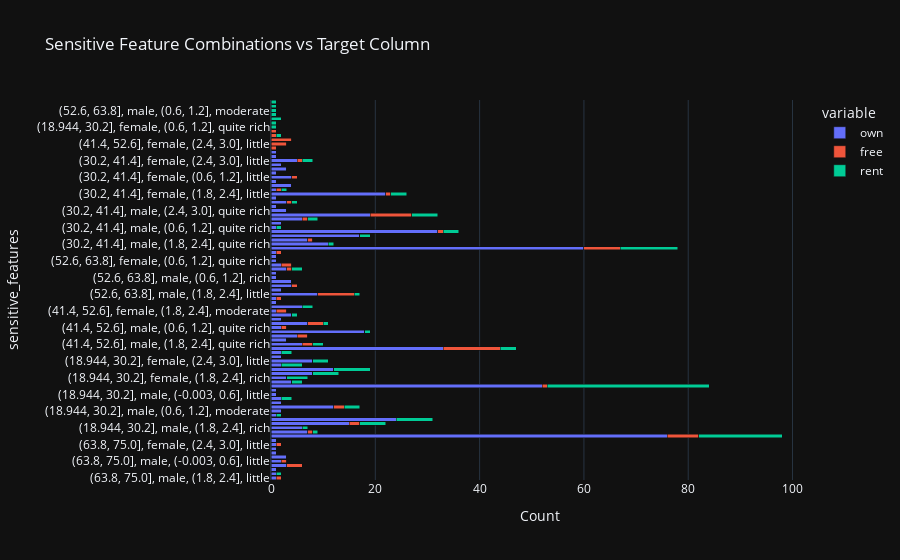

Notebook code for this chart:
### Code cell
data = pd.read_csv('datasets/german_credit_data.csv')
data.head()
sensitive_features = ['Age', 'Sex', 'Job', 'Saving accounts']
target_column = 'Housing'
counts_table = sensitive_feature_combinations(data, sensitive_features, target_column)
print(counts_table)
fig = plot_stacked_barchart(counts_table)
fig.show()

### Figure 1 — Plotly figure (JSON) as saved in the notebook; plotly's stock layout.template omitted (floating-point values rounded to 4 significant figures)
{"data": [{"alignmentgroup": "True", "hovertemplate": "variable=own<br>value=%{x}<br>sensitive_features=%{y}<extra></extra>", "legendgroup": "own", "marker": {"color": "#636efa", "pattern": {"shape": ""}}, "name": "own", "offsetgroup": "own", "orientation": "h", "showlegend": true, "textposition": "auto", "x": [1.0, 1.0, 1.0, 3.0, 2.0, 3.0, 1.0, 1.0, 1.0, 1.0, 76.0, 7.0, 6.0, 15.0, 24.0, 1.0, 2.0, 12.0, 2.0, 2.0, 1.0, 1.0, 52.0, 4.0, 3.0, 8.0, 12.0, 2.0, 8.0, 2.0, 2.0, 33.0, 6.0, 3.0, 5.0, 18.0, 2.0, 7.0, 2.0, 4.0, 1.0, 6.0, 1.0, 1.0, 9.0, 2.0, 4.0, 4.0, 1.0, 1.0, 3.0, 2.0, 1.0, 1.0, 1.0, 60.0, 11.0, 7.0, 17.0, 32.0, 1.0, 2.0, 6.0, 19.0, 3.0, 1.0, 3.0, 1.0, 22.0, 1.0, 4.0, 1.0, 4.0, 1.0, 3.0, 2.0, 5.0, 1.0, 1.0, 0.0, 0.0, 0.0, 0.0, 0.0, 0.0, 0.0, 0.0, 0.0, 0.0, 0.0, 0.0], "xaxis": "x", "y": ["(63.8, 75.0], male, (1.8, 2.4], little", "(63.8, 75.0], male, (0.6, 1.2], little", "(63.8, 75.0], male, (0.6, 1.2], quite rich", "(63.8, 75.0], male, (2.4, 3.0], little", "(63.8, 75.0], male, (-0.003, 0.6], little", "(63.8, 75.0], female, (1.8, 2.4], little", "(63.8, 75.0], female, (1.8, 2.4], moderate", "(63.8, 75.0], female, (0.6, 1.2], quite rich", "(63.8, 75.0], female, (2.4, 3.0], little", "(63.8, 75.0], female, (-0.003, 0.6], little", "(18.944, 30.2], male, (1.8, 2.4], little", "(18.944, 30.2], male, (1.8, 2.4], quite rich", "(18.944, 30.2], male, (1.8, 2.4], rich", "(18.944, 30.2], male, (1.8, 2.4], moderate", "(18.944, 30.2], male, (0.6, 1.2], little", "(18.944, 30.2], male, (0.6, 1.2], quite rich", "(18.944, 30.2], male, (0.6, 1.2], moderate", "(18.944, 30.2], male, (2.4, 3.0], little", "(18.944, 30.2], male, (2.4, 3.0], quite rich", "(18.944, 30.2], male, (2.4, 3.0], moderate", "(18.944, 30.2], male, (-0.003, 0.6], little", "(18.944, 30.2], male, (-0.003, 0.6], rich", "(18.944, 30.2], female, (1.8, 2.4], little", "(18.944, 30.2], female, (1.8, 2.4], quite rich", "(18.944, 30.2], female, (1.8, 2.4], rich", "(18.944, 30.2], female, (1.8, 2.4], moderate", "(18.944, 30.2], female, (0.6, 1.2], little", "(18.944, 30.2], female, (0.6, 1.2], moderate", "(18.944, 30.2], female, (2.4, 3.0], little", "(18.944, 30.2], female, (2.4, 3.0], moderate", "(18.944, 30.2], female, (-0.003, 0.6], little", "(41.4, 52.6], male, (1.8, 2.4], little", "(41.4, 52.6], male, (1.8, 2.4], quite rich", "(41.4, 52.6], male, (1.8, 2.4], rich", "(41.4, 52.6], male, (1.8, 2.4], moderate", "(41.4, 52.6], male, (0.6, 1.2], little", "(41.4, 52.6], male, (0.6, 1.2], quite rich", "(41.4, 52.6], male, (2.4, 3.0], little", "(41.4, 52.6], male, (2.4, 3.0], moderate", "(41.4, 52.6], female, (1.8, 2.4], little", "(41.4, 52.6], female, (1.8, 2.4], moderate", "(41.4, 52.6], female, (0.6, 1.2], little", "(41.4, 52.6], female, (0.6, 1.2], rich", "(41.4, 52.6], female, (0.6, 1.2], moderate", "(52.6, 63.8], male, (1.8, 2.4], little", "(52.6, 63.8], male, (1.8, 2.4], quite rich", "(52.6, 63.8], male, (1.8, 2.4], rich", "(52.6, 63.8], male, (0.6, 1.2], little", "(52.6, 63.8], male, (0.6, 1.2], rich", "(52.6, 63.8], male, (2.4, 3.0], rich", "(52.6, 63.8], female, (1.8, 2.4], little", "(52.6, 63.8], female, (0.6, 1.2], little", "(52.6, 63.8], female, (0.6, 1.2], quite rich", "(52.6, 63.8], female, (0.6, 1.2], moderate", "(52.6, 63.8], female, (-0.003, 0.6], little", "(30.2, 41.4], male, (1.8, 2.4], little", "(30.2, 41.4], male, (1.8, 2.4], quite rich", "(30.2, 41.4], male, (1.8, 2.4], rich", "(30.2, 41.4], male, (1.8, 2.4], moderate", "(30.2, 41.4], male, (0.6, 1.2], little", "(30.2, 41.4], male, (0.6, 1.2], quite rich", "(30.2, 41.4], male, (0.6, 1.2], rich", "(30.2, 41.4], male, (0.6, 1.2], moderate", "(30.2, 41.4], male, (2.4, 3.0], little", "(30.2, 41.4], male, (2.4, 3.0], quite rich", "(30.2, 41.4], male, (2.4, 3.0], rich", "(30.2, 41.4], male, (2.4, 3.0], moderate", "(30.2, 41.4], male, (-0.003, 0.6], little", "(30.2, 41.4], female, (1.8, 2.4], little", "(30.2, 41.4], female, (1.8, 2.4], quite rich", "(30.2, 41.4], female, (1.8, 2.4], rich", "(30.2, 41.4], female, (1.8, 2.4], moderate", "(30.2, 41.4], female, (0.6, 1.2], little", "(30.2, 41.4], female, (0.6, 1.2], quite rich", "(30.2, 41.4], female, (0.6, 1.2], rich", "(30.2, 41.4], female, (0.6, 1.2], moderate", "(30.2, 41.4], female, (2.4, 3.0], little", "(30.2, 41.4], female, (2.4, 3.0], quite rich", "(30.2, 41.4], female, (-0.003, 0.6], little", "(63.8, 75.0], male, (-0.003, 0.6], quite rich", "(41.4, 52.6], female, (2.4, 3.0], little", "(52.6, 63.8], male, (2.4, 3.0], little", "(52.6, 63.8], female, (2.4, 3.0], little", "(52.6, 63.8], female, (2.4, 3.0], moderate", "(18.944, 30.2], female, (0.6, 1.2], quite rich", "(18.944, 30.2], female, (0.6, 1.2], rich", "(18.944, 30.2], female, (-0.003, 0.6], quite rich", "(41.4, 52.6], female, (1.8, 2.4], rich", "(52.6, 63.8], male, (0.6, 1.2], moderate", "(52.6, 63.8], female, (1.8, 2.4], rich", "(52.6, 63.8], female, (2.4, 3.0], rich"], "yaxis": "y", "type": "bar"}, {"alignmentgroup": "True", "hovertemplate": "variable=free<br>value=%{x}<br>sensitive_features=%{y}<extra></extra>", "legendgroup": "free", "marker": {"color": "#EF553B", "pattern": {"shape": ""}}, "name": "free", "offsetgroup": "free", "orientation": "h", "showlegend": true, "textposition": "auto", "x": [1.0, 0.0, 0.0, 3.0, 1.0, 0.0, 0.0, 0.0, 1.0, 0.0, 6.0, 1.0, 0.0, 2.0, 0.0, 0.0, 0.0, 2.0, 0.0, 0.0, 0.0, 0.0, 1.0, 0.0, 0.0, 0.0, 0.0, 0.0, 0.0, 0.0, 0.0, 11.0, 2.0, 0.0, 2.0, 0.0, 1.0, 3.0, 0.0, 0.0, 2.0, 0.0, 0.0, 1.0, 7.0, 0.0, 1.0, 0.0, 0.0, 0.0, 1.0, 2.0, 0.0, 0.0, 1.0, 7.0, 0.0, 1.0, 0.0, 1.0, 0.0, 0.0, 1.0, 8.0, 0.0, 0.0, 1.0, 0.0, 1.0, 1.0, 0.0, 0.0, 1.0, 0.0, 0.0, 0.0, 1.0, 0.0, 0.0, 1.0, 3.0, 4.0, 1.0, 1.0, 0.0, 0.0, 0.0, 0.0, 0.0, 0.0, 0.0], "xaxis": "x", "y": ["(63.8, 75.0], male, (1.8, 2.4], little", "(63.8, 75.0], male, (0.6, 1.2], little", "(63.8, 75.0], male, (0.6, 1.2], quite rich", "(63.8, 75.0], male, (2.4, 3.0], little", "(63.8, 75.0], male, (-0.003, 0.6], little", "(63.8, 75.0], female, (1.8, 2.4], little", "(63.8, 75.0], female, (1.8, 2.4], moderate", "(63.8, 75.0], female, (0.6, 1.2], quite rich", "(63.8, 75.0], female, (2.4, 3.0], little", "(63.8, 75.0], female, (-0.003, 0.6], little", "(18.944, 30.2], male, (1.8, 2.4], little", "(18.944, 30.2], male, (1.8, 2.4], quite rich", "(18.944, 30.2], male, (1.8, 2.4], rich", "(18.944, 30.2], male, (1.8, 2.4], moderate", "(18.944, 30.2], male, (0.6, 1.2], little", "(18.944, 30.2], male, (0.6, 1.2], quite rich", "(18.944, 30.2], male, (0.6, 1.2], moderate", "(18.944, 30.2], male, (2.4, 3.0], little", "(18.944, 30.2], male, (2.4, 3.0], quite rich", "(18.944, 30.2], male, (2.4, 3.0], moderate", "(18.944, 30.2], male, (-0.003, 0.6], little", "(18.944, 30.2], male, (-0.003, 0.6], rich", "(18.944, 30.2], female, (1.8, 2.4], little", "(18.944, 30.2], female, (1.8, 2.4], quite rich", "(18.944, 30.2], female, (1.8, 2.4], rich", "(18.944, 30.2], female, (1.8, 2.4], moderate", "(18.944, 30.2], female, (0.6, 1.2], little", "(18.944, 30.2], female, (0.6, 1.2], moderate", "(18.944, 30.2], female, (2.4, 3.0], little", "(18.944, 30.2], female, (2.4, 3.0], moderate", "(18.944, 30.2], female, (-0.003, 0.6], little", "(41.4, 52.6], male, (1.8, 2.4], little", "(41.4, 52.6], male, (1.8, 2.4], quite rich", "(41.4, 52.6], male, (1.8, 2.4], rich", "(41.4, 52.6], male, (1.8, 2.4], moderate", "(41.4, 52.6], male, (0.6, 1.2], little", "(41.4, 52.6], male, (0.6, 1.2], quite rich", "(41.4, 52.6], male, (2.4, 3.0], little", "(41.4, 52.6], male, (2.4, 3.0], moderate", "(41.4, 52.6], female, (1.8, 2.4], little", "(41.4, 52.6], female, (1.8, 2.4], moderate", "(41.4, 52.6], female, (0.6, 1.2], little", "(41.4, 52.6], female, (0.6, 1.2], rich", "(41.4, 52.6], female, (0.6, 1.2], moderate", "(52.6, 63.8], male, (1.8, 2.4], little", "(52.6, 63.8], male, (1.8, 2.4], quite rich", "(52.6, 63.8], male, (1.8, 2.4], rich", "(52.6, 63.8], male, (0.6, 1.2], little", "(52.6, 63.8], male, (0.6, 1.2], rich", "(52.6, 63.8], male, (2.4, 3.0], rich", "(52.6, 63.8], female, (1.8, 2.4], little", "(52.6, 63.8], female, (0.6, 1.2], little", "(52.6, 63.8], female, (0.6, 1.2], quite rich", "(52.6, 63.8], female, (0.6, 1.2], moderate", "(52.6, 63.8], female, (-0.003, 0.6], little", "(30.2, 41.4], male, (1.8, 2.4], little", "(30.2, 41.4], male, (1.8, 2.4], quite rich", "(30.2, 41.4], male, (1.8, 2.4], rich", "(30.2, 41.4], male, (1.8, 2.4], moderate", "(30.2, 41.4], male, (0.6, 1.2], little", "(30.2, 41.4], male, (0.6, 1.2], quite rich", "(30.2, 41.4], male, (0.6, 1.2], rich", "(30.2, 41.4], male, (0.6, 1.2], moderate", "(30.2, 41.4], male, (2.4, 3.0], little", "(30.2, 41.4], male, (2.4, 3.0], quite rich", "(30.2, 41.4], male, (2.4, 3.0], rich", "(30.2, 41.4], male, (2.4, 3.0], moderate", "(30.2, 41.4], male, (-0.003, 0.6], little", "(30.2, 41.4], female, (1.8, 2.4], little", "(30.2, 41.4], female, (1.8, 2.4], quite rich", "(30.2, 41.4], female, (1.8, 2.4], rich", "(30.2, 41.4], female, (1.8, 2.4], moderate", "(30.2, 41.4], female, (0.6, 1.2], little", "(30.2, 41.4], female, (0.6, 1.2], quite rich", "(30.2, 41.4], female, (0.6, 1.2], rich", "(30.2, 41.4], female, (0.6, 1.2], moderate", "(30.2, 41.4], female, (2.4, 3.0], little", "(30.2, 41.4], female, (2.4, 3.0], quite rich", "(30.2, 41.4], female, (-0.003, 0.6], little", "(63.8, 75.0], male, (-0.003, 0.6], quite rich", "(41.4, 52.6], female, (2.4, 3.0], little", "(52.6, 63.8], male, (2.4, 3.0], little", "(52.6, 63.8], female, (2.4, 3.0], little", "(52.6, 63.8], female, (2.4, 3.0], moderate", "(18.944, 30.2], female, (0.6, 1.2], quite rich", "(18.944, 30.2], female, (0.6, 1.2], rich", "(18.944, 30.2], female, (-0.003, 0.6], quite rich", "(41.4, 52.6], female, (1.8, 2.4], rich", "(52.6, 63.8], male, (0.6, 1.2], moderate", "(52.6, 63.8], female, (1.8, 2.4], rich", "(52.6, 63.8], female, (2.4, 3.0], rich"], "yaxis": "y", "type": "bar"}, {"alignmentgroup": "True", "hovertemplate": "variable=rent<br>value=%{x}<br>sensitive_features=%{y}<extra></extra>", "legendgroup": "rent", "marker": {"color": "#00cc96", "pattern": {"shape": ""}}, "name": "rent", "offsetgroup": "rent", "orientation": "h", "showlegend": true, "textposition": "auto", "x": [0.0, 1.0, 0.0, 0.0, 0.0, 0.0, 0.0, 0.0, 0.0, 0.0, 16.0, 1.0, 1.0, 5.0, 7.0, 1.0, 0.0, 3.0, 0.0, 2.0, 0.0, 0.0, 31.0, 2.0, 4.0, 5.0, 7.0, 4.0, 3.0, 0.0, 2.0, 3.0, 2.0, 0.0, 0.0, 1.0, 0.0, 1.0, 0.0, 1.0, 0.0, 2.0, 0.0, 0.0, 1.0, 0.0, 0.0, 0.0, 0.0, 0.0, 2.0, 0.0, 0.0, 0.0, 0.0, 11.0, 1.0, 0.0, 2.0, 3.0, 1.0, 0.0, 2.0, 5.0, 0.0, 0.0, 1.0, 0.0, 3.0, 1.0, 0.0, 0.0, 0.0, 0.0, 0.0, 0.0, 2.0, 0.0, 0.0, 0.0, 0.0, 0.0, 1.0, 0.0, 1.0, 1.0, 2.0, 1.0, 1.0, 1.0, 1.0], "xaxis": "x", "y": ["(63.8, 75.0], male, (1.8, 2.4], little", "(63.8, 75.0], male, (0.6, 1.2], little", "(63.8, 75.0], male, (0.6, 1.2], quite rich", "(63.8, 75.0], male, (2.4, 3.0], little", "(63.8, 75.0], male, (-0.003, 0.6], little", "(63.8, 75.0], female, (1.8, 2.4], little", "(63.8, 75.0], female, (1.8, 2.4], moderate", "(63.8, 75.0], female, (0.6, 1.2], quite rich", "(63.8, 75.0], female, (2.4, 3.0], little", "(63.8, 75.0], female, (-0.003, 0.6], little", "(18.944, 30.2], male, (1.8, 2.4], little", "(18.944, 30.2], male, (1.8, 2.4], quite rich", "(18.944, 30.2], male, (1.8, 2.4], rich", "(18.944, 30.2], male, (1.8, 2.4], moderate", "(18.944, 30.2], male, (0.6, 1.2], little", "(18.944, 30.2], male, (0.6, 1.2], quite rich", "(18.944, 30.2], male, (0.6, 1.2], moderate", "(18.944, 30.2], male, (2.4, 3.0], little", "(18.944, 30.2], male, (2.4, 3.0], quite rich", "(18.944, 30.2], male, (2.4, 3.0], moderate", "(18.944, 30.2], male, (-0.003, 0.6], little", "(18.944, 30.2], male, (-0.003, 0.6], rich", "(18.944, 30.2], female, (1.8, 2.4], little", "(18.944, 30.2], female, (1.8, 2.4], quite rich", "(18.944, 30.2], female, (1.8, 2.4], rich", "(18.944, 30.2], female, (1.8, 2.4], moderate", "(18.944, 30.2], female, (0.6, 1.2], little", "(18.944, 30.2], female, (0.6, 1.2], moderate", "(18.944, 30.2], female, (2.4, 3.0], little", "(18.944, 30.2], female, (2.4, 3.0], moderate", "(18.944, 30.2], female, (-0.003, 0.6], little", "(41.4, 52.6], male, (1.8, 2.4], little", "(41.4, 52.6], male, (1.8, 2.4], quite rich", "(41.4, 52.6], male, (1.8, 2.4], rich", "(41.4, 52.6], male, (1.8, 2.4], moderate", "(41.4, 52.6], male, (0.6, 1.2], little", "(41.4, 52.6], male, (0.6, 1.2], quite rich", "(41.4, 52.6], male, (2.4, 3.0], little", "(41.4, 52.6], male, (2.4, 3.0], moderate", "(41.4, 52.6], female, (1.8, 2.4], little", "(41.4, 52.6], female, (1.8, 2.4], moderate", "(41.4, 52.6], female, (0.6, 1.2], little", "(41.4, 52.6], female, (0.6, 1.2], rich", "(41.4, 52.6], female, (0.6, 1.2], moderate", "(52.6, 63.8], male, (1.8, 2.4], little", "(52.6, 63.8], male, (1.8, 2.4], quite rich", "(52.6, 63.8], male, (1.8, 2.4], rich", "(52.6, 63.8], male, (0.6, 1.2], little", "(52.6, 63.8], male, (0.6, 1.2], rich", "(52.6, 63.8], male, (2.4, 3.0], rich", "(52.6, 63.8], female, (1.8, 2.4], little", "(52.6, 63.8], female, (0.6, 1.2], little", "(52.6, 63.8], female, (0.6, 1.2], quite rich", "(52.6, 63.8], female, (0.6, 1.2], moderate", "(52.6, 63.8], female, (-0.003, 0.6], little", "(30.2, 41.4], male, (1.8, 2.4], little", "(30.2, 41.4], male, (1.8, 2.4], quite rich", "(30.2, 41.4], male, (1.8, 2.4], rich", "(30.2, 41.4], male, (1.8, 2.4], moderate", "(30.2, 41.4], male, (0.6, 1.2], little", "(30.2, 41.4], male, (0.6, 1.2], quite rich", "(30.2, 41.4], male, (0.6, 1.2], rich", "(30.2, 41.4], male, (0.6, 1.2], moderate", "(30.2, 41.4], male, (2.4, 3.0], little", "(30.2, 41.4], male, (2.4, 3.0], quite rich", "(30.2, 41.4], male, (2.4, 3.0], rich", "(30.2, 41.4], male, (2.4, 3.0], moderate", "(30.2, 41.4], male, (-0.003, 0.6], little", "(30.2, 41.4], female, (1.8, 2.4], little", "(30.2, 41.4], female, (1.8, 2.4], quite rich", "(30.2, 41.4], female, (1.8, 2.4], rich", "(30.2, 41.4], female, (1.8, 2.4], moderate", "(30.2, 41.4], female, (0.6, 1.2], little", "(30.2, 41.4], female, (0.6, 1.2], quite rich", "(30.2, 41.4], female, (0.6, 1.2], rich", "(30.2, 41.4], female, (0.6, 1.2], moderate", "(30.2, 41.4], female, (2.4, 3.0], little", "(30.2, 41.4], female, (2.4, 3.0], quite rich", "(30.2, 41.4], female, (-0.003, 0.6], little", "(63.8, 75.0], male, (-0.003, 0.6], quite rich", "(41.4, 52.6], female, (2.4, 3.0], little", "(52.6, 63.8], male, (2.4, 3.0], little", "(52.6, 63.8], female, (2.4, 3.0], little", "(52.6, 63.8], female, (2.4, 3.0], moderate", "(18.944, 30.2], female, (0.6, 1.2], quite rich", "(18.944, 30.2], female, (0.6, 1.2], rich", "(18.944, 30.2], female, (-0.003, 0.6], quite rich", "(41.4, 52.6], female, (1.8, 2.4], rich", "(52.6, 63.8], male, (0.6, 1.2], moderate", "(52.6, 63.8], female, (1.8, 2.4], rich", "(52.6, 63.8], female, (2.4, 3.0], rich"], "yaxis": "y", "type": "bar"}], "layout": {"xaxis": {"anchor": "y", "domain": [0.0, 1.0], "title": {"text": "Count"}}, "yaxis": {"anchor": "x", "domain": [0.0, 1.0], "title": {"text": "sensitive_features"}}, "legend": {"title": {"text": "variable"}, "tracegroupgap": 0}, "title": {"text": "Sensitive Feature Combinations vs Target Column"}, "barmode": "stack"}}
